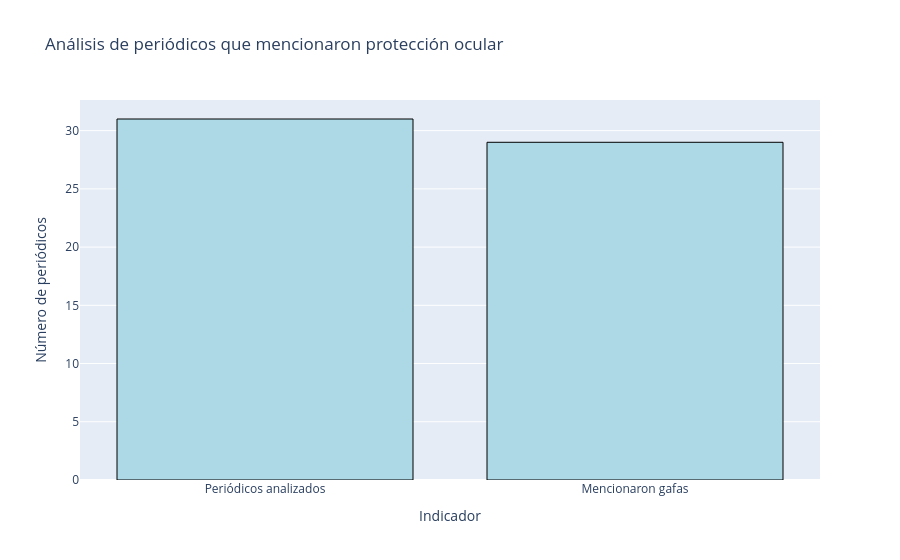

Write notebook code for a chart like this one.
### Code cell
fig3 = go.Figure()

fig3.add_trace(go.Bar(x=['Periódicos analizados', 'Mencionaron gafas'], y=[periodicos_analizados, periodicos_gafas],
                      marker_line_width=1, marker_line_color='black', marker_color='lightblue'))
fig3.update_layout(title='Análisis de periódicos que mencionaron protección ocular', xaxis_title='Indicador',
                   yaxis_title='Número de periódicos')
fig3.show()

### Figure 1 — Plotly figure (JSON) as saved in the notebook; plotly's stock layout.template omitted (floating-point values rounded to 4 significant figures)
{"data": [{"marker": {"color": "lightblue", "line": {"color": "black", "width": 1}}, "type": "bar", "x": ["Periódicos analizados", "Mencionaron gafas"], "y": [31, 29]}], "layout": {"title": {"text": "Análisis de periódicos que mencionaron protección ocular"}, "xaxis": {"title": {"text": "Indicador"}}, "yaxis": {"title": {"text": "Número de periódicos"}}}}
